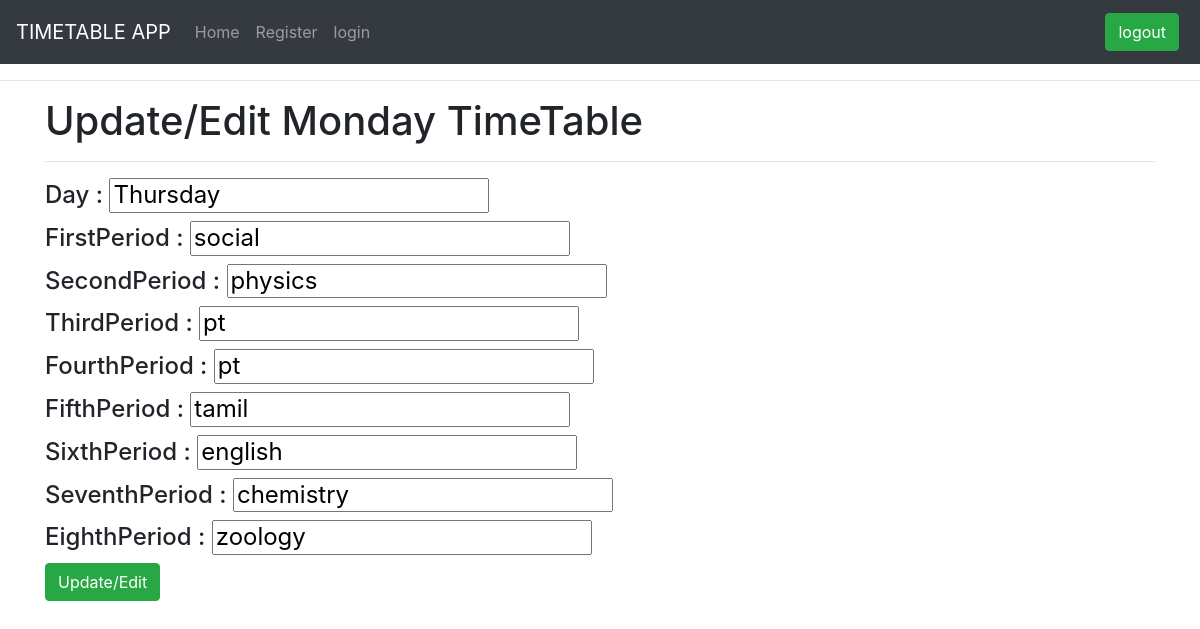
Page /update/4 on the committed database.
### testapp/models.py (models this page shows)
class monday_model1(models.Model):
    day=models.CharField(max_length=30)
    firstperiod=models.CharField(max_length=30)
    secondperiod=models.CharField(max_length=30)
    thirdperiod=models.CharField(max_length=30)
    fourthperiod=models.CharField(max_length=30)
    fifthperiod=models.CharField(max_length=30)
    sixthperiod=models.CharField(max_length=30)
    seventhperiod=models.CharField(max_length=30)
    eightperiod=models.CharField(max_length=30)

### testapp/views.py (the view)
# urls.py: path('update/<int:id>', views.update_view),
def update_view(request,id):
    update=monday_model1.objects.get(id=id)
    if request.method=='POST':
        form=mondayupdate_forms(request.POST,instance=update)
        if form.is_valid():
            form.save()
        return redirect('/timetable1')
    return render(request,'update.html',{'update':update})

### templates/update.html (shortened to what this page needs)
<!doctype html> {%extends 'base.html'%} {%block body_block %}
<hr>
<div class="container">
    <h1> Update/Edit Monday TimeTable</h1>
    <hr>
    <form action="" method="POST">
        <h4>Day : <input type="text" name="day" value="{{update.day}}"></h4>
        <h4>FirstPeriod : <input type="text" name="firstperiod" value="{{update.firstperiod}}"></h4>
        <h4>SecondPeriod : <input type="text" name="secondperiod" value="{{update.secondperiod}}"></h4>
        <h4>ThirdPeriod : <input type="text" name="thirdperiod" value="{{update.thirdperiod}}"></h4>
        <h4>FourthPeriod : <input type="text" name="fourthperiod" value="{{update.fourthperiod}}"></h4>
        <h4>FifthPeriod : <input type="text" name="fifthperiod" value="{{update.fifthperiod}}"></h4>
        <h4>SixthPeriod : <input type="text" name="sixthperiod" value="{{update.sixthperiod}}"></h4>
        <h4>SeventhPeriod : <input type="text" name="seventhperiod" value="{{update.seventhperiod}}"></h4>
        <h4>EighthPeriod : <input type="text" name="eightperiod" value="{{update.eightperiod}}"></h4>
        <input type="submit" class="btn btn-success" value="Update/Edit">
    </form>
</div>
{%endblock%}

### rows in the picture
monday_model1: day "Thursday", firstperiod "social", secondperiod "physics", thirdperiod "pt", fourthperiod "pt", fifthperiod "tamil", sixthperiod "english", seventhperiod "chemistry", eightperiod "zoology"
